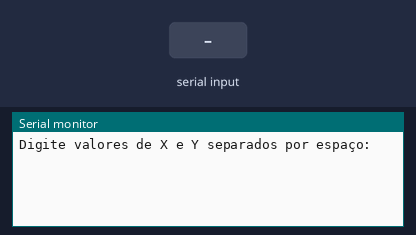
A sketch run on a simulated Arduino Uno, built with avr-gcc and run on an emulated ATmega328P. Shown: the last lines printed to the serial monitor. Inputs (shaded band) come from the test bench.

Above: at 1.2 s.
1.3 s: "90,45\n" received over Serial
At 2.2 s:
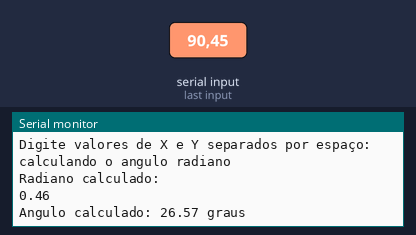
2.8 s: "30,150\n" received over Serial
At 3.3 s:
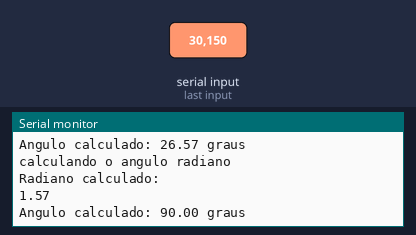

Measured:
- after the input at 1.3 s, the serial monitor: prints a new line at once (image 1)
- after the input at 2.8 s, the serial monitor: prints a new line after 0.06 s (image 2)

The sketch:

Conversor_de__ngulos.ino
```cpp
// C++ code
//
void setup() {
  Serial.begin(9600);
  Serial.println("Digite valores de X e Y separados por espaço:");
}

void loop() {
  if (Serial.available() > 0) {
    float x = Serial.parseFloat();
    float y = Serial.parseFloat();

    Serial.println("calculando o angulo radiano");
    float anguloRad = atan2(y, x); // calcula ângulo em radianos
    Serial.println("Radiano calculado: ");
    Serial.println(anguloRad);

    float anguloGraus = anguloRad * 180.0 / PI;

    Serial.print("Angulo calculado: ");
    Serial.print(anguloGraus);
    Serial.println(" graus");
  }
}
```
